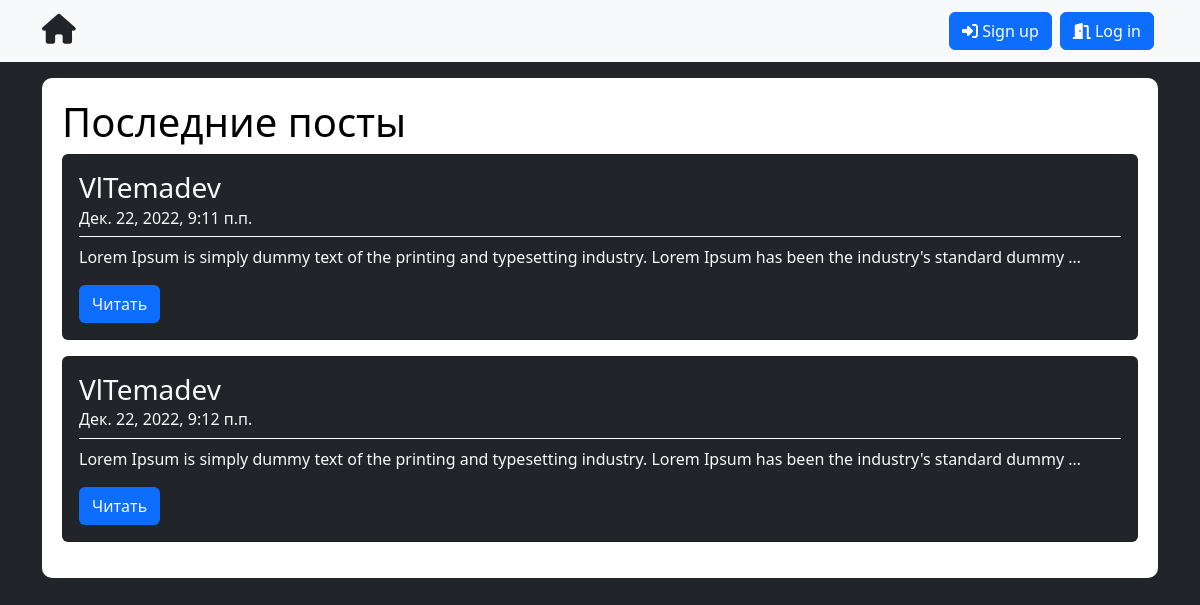
/posts/, run on the app's committed database.
### crudApp/models.py (models this page shows, shortened)
class Post(models.Model):
    userPost = models.ForeignKey(User, on_delete=models.CASCADE, verbose_name="Post by", default="", null=True)
    content = models.TextField('Контент')
    postDate = models.DateTimeField('Дата публикации', default=datetime.now)
    def get_absolute_url(self):
        return reverse("postDetail", args=[self.pk])
    class Meta:
        verbose_name = "Пост"
        verbose_name_plural = "Посты"

### crudApp/views.py (the view)
# urls.py: path('posts/', views.postt, name='postt'),
def postt(request):
    posts = Post.objects.all().order_by('postDate')
    return render(request, "pages/posts.html", {
        'posts': posts
    })

### crudApp/templates/pages/posts.html (shortened to what this page needs)
{% extends '../base.html' %}
{% load static %}
{% block content %}
    <div class="contend">
    <h1 class="title">Последние посты</h1>
{% for post in posts %}
        <div style="background-color: #212529;" class="card text-light mb-3">
            <div class="card-body">
                <div class="card-hed p-0">
                    <h3 class="title mb-1">{{ post.userPost.username }}</h3>
                    <h6 class="subtitle mb-2">{{ post.postDate }}</h6>
                </div>
                <p class="mt-2">{{ post.content|truncatewords:20}}</p>
                <a href="{{ post.get_absolute_url }}" class="btn bg-primary text-light">Читать</a>
           </div>
        </div>
{% endfor %}
    </div>
{% endblock %}

### crudApp/static/css/style.css (style rules this page uses)
body { background-color: #212529; }
.contend { background-color: white; color: black; border-radius: 10px; padding: 20px; }
.card-hed { border-bottom: solid white 1px; }

### data on the page
Post: userPost.username "VlTemadev", postDate "Дек. 22, 2022, 9:11 п.п.", content "Lorem Ipsum is simply dummy text of the printing and typesetting industry. Lorem Ipsum has been the industry's standard dummy …"
Post: userPost.username "VlTemadev", postDate "Дек. 22, 2022, 9:12 п.п.", content "Lorem Ipsum is simply dummy text of the printing and typesetting industry. Lorem Ipsum has been the industry's standard dummy …"
